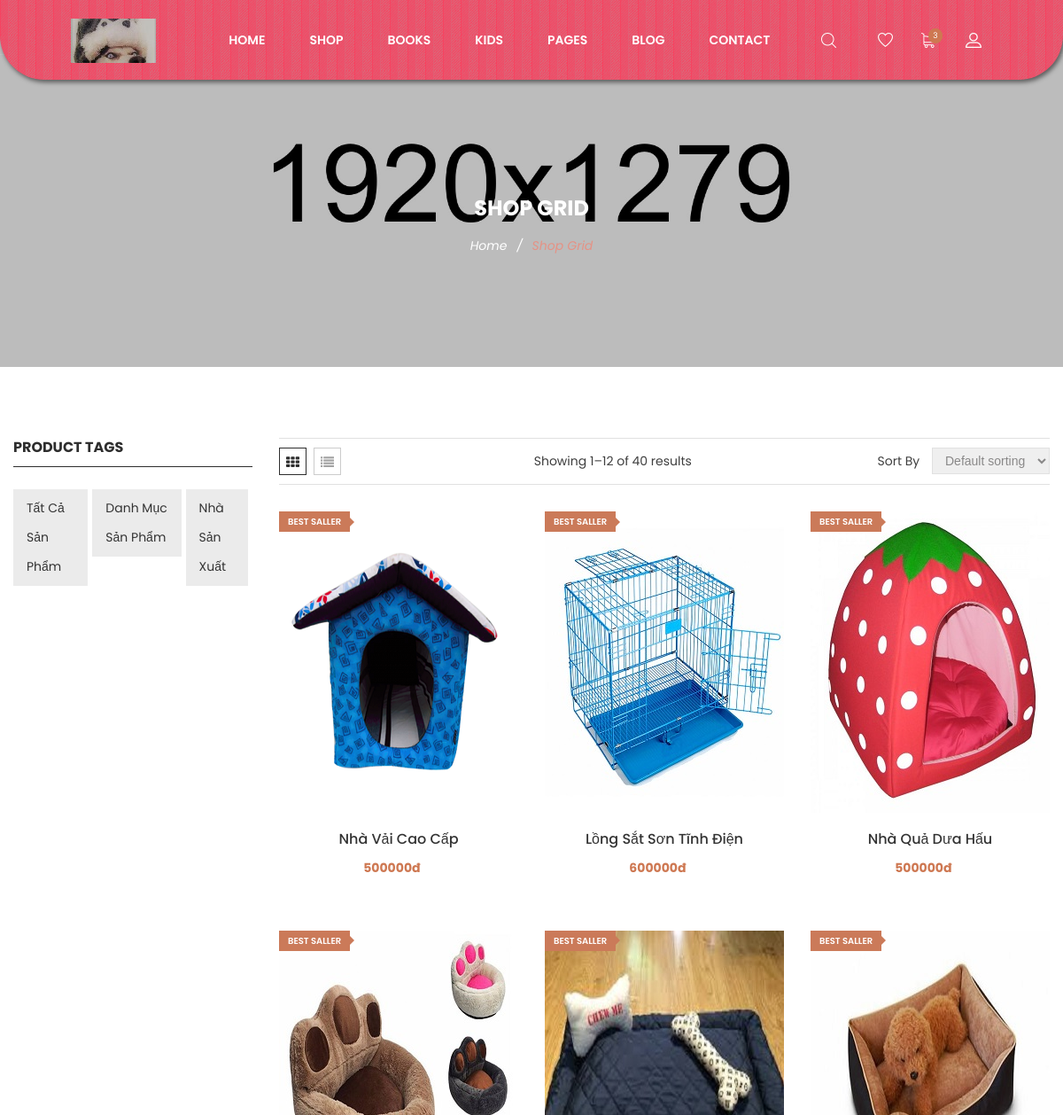
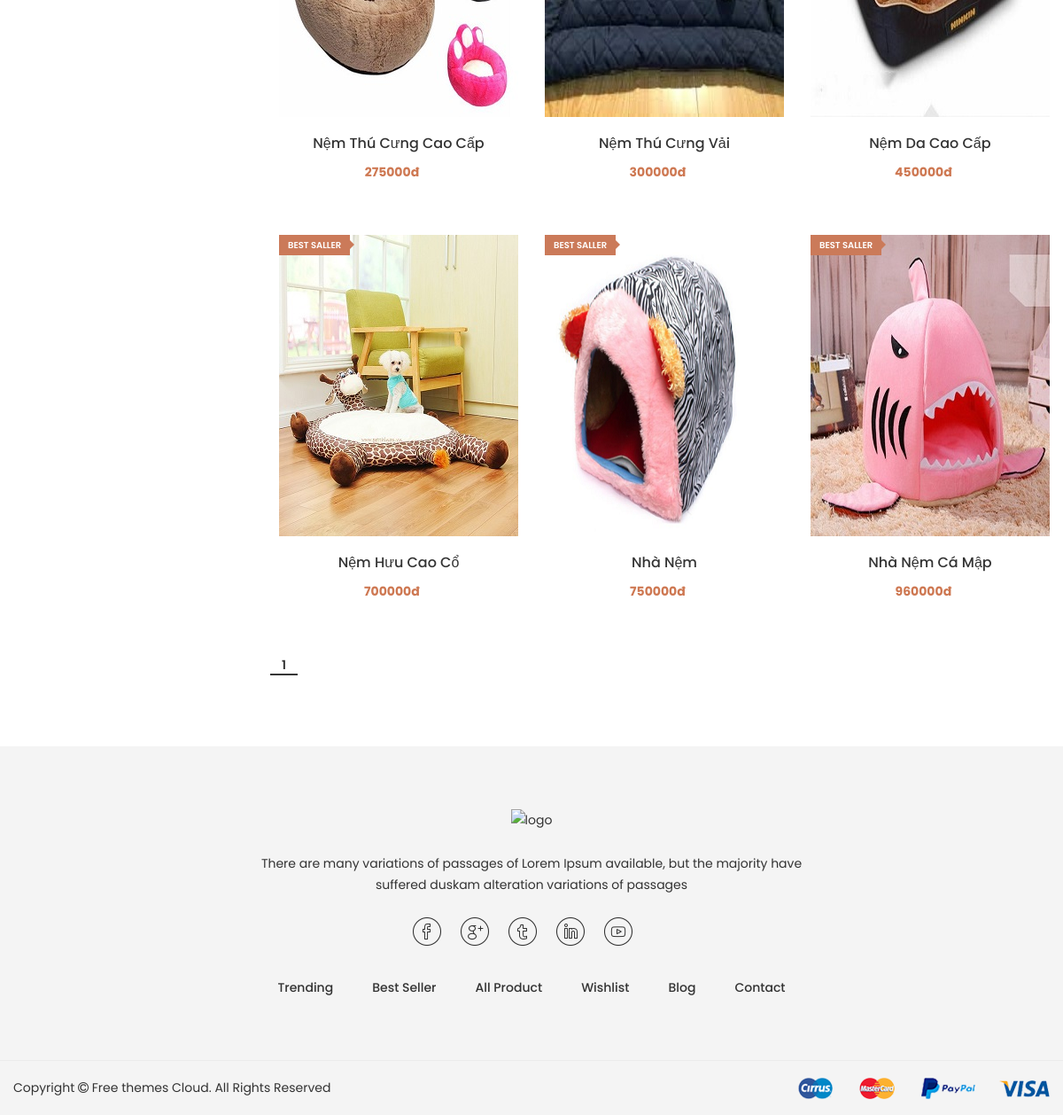
The app's page /cacdanhmuc.php?ID=1 with its own data (2 pictures, top to bottom).
### tables this page shows
CREATE TABLE `sanpham`  (
  `ID` int(11) NOT NULL AUTO_INCREMENT,
  `TenSP` varchar(255) NULL DEFAULT NULL,
  `LoaiSP` int(255) NULL DEFAULT NULL,
  `MoTa` text NULL,
  `NgayTao` date NULL DEFAULT NULL,
  `SoLuong` int(11) NULL DEFAULT NULL,
  `HinhAnh` varchar(50) NULL DEFAULT NULL,
  `XuatXu` varchar(50) NULL DEFAULT NULL,
  `MaNSX` int(11) NULL DEFAULT NULL,
  `Gia` float NULL DEFAULT NULL,
  `LuotXem` int(10) UNSIGNED ZEROFILL NULL DEFAULT 0000000000,
  `TinhTrang` varchar(255) NULL DEFAULT NULL,
  PRIMARY KEY (`ID`) USING BTREE,
  INDEX `MaNSX`(`MaNSX`) USING BTREE,
  INDEX `LoaiSP`(`LoaiSP`) USING BTREE
);

### config.php (called while the page is built, shortened)
<?php
function load($sql) {
	$cn = new mysqli(HOST, UID, PWD, DB);
	$cn->query("set names 'utf8'");
    $rs = $cn->query($sql);
	return $rs;
}

### cacdanhmuc.php (the view, shortened to what this page needs)
<!doctype html>
<html class="no-js" lang="zxx">
<head>
	<link rel="stylesheet" href="css/bootstrap.min.css">
	<link rel="stylesheet" href="css/plugins.css">
	<link rel="stylesheet" href="style.css">
   <link rel="stylesheet" href="css/custom.css">
</head>
<body>
	<?php
	require_once 'config.php';
if(isset($_GET["ID"]))
{
	$maLoai=$_GET["ID"];
}
?>
	<div class="wrapper" id="wrapper">
		<header id="wn__header" class="oth-page header__area header__absolute sticky__header">
			<div class="container-fluid">
				<div class="row">
					<div class="col-md-4 col-sm-4 col-7 col-lg-2">
						<div class="logo">
							<a href="index.html">
								<img src="images/logo/logo.png" alt="logo images">
							</a>
						</div>
					</div>
					<div class="col-lg-8 d-none d-lg-block">
						<nav class="mainmenu__nav">
							<ul class="meninmenu d-flex justify-content-start">
								<li class="drop with--one--item"><a href="index.html">Home</a></li>
								<li class="drop"><a href="#">Shop</a>
								</li>
								<li class="drop"><a href="shop-grid.html">Books</a>
								</li>
								<li class="drop"><a href="shop-grid.html">Kids</a>
								</li>
								<li class="drop"><a href="#">Pages</a>
								</li>
								<li class="drop"><a href="blog.html">Blog</a>
								</li>
								<li><a href="contact.html">Contact</a></li>
							</ul>
						</nav>
					</div>
					<div class="col-md-8 col-sm-8 col-5 col-lg-2">
						<ul class="header__sidebar__right d-flex justify-content-end align-items-center">
							<li class="shop_search"><a class="search__active" href="#"></a></li>
							<li class="wishlist"><a href="#"></a></li>
							<li class="shopcart"><a class="cartbox_active" href="#"><span class="product_qun">3</span></a>
							</li>
							<li class="setting__bar__icon"><a class="setting__active" href="#"></a>
							</li>
						</ul>
					</div>
				</div>
			</div>
		</header>
        <div class="ht__bradcaump__area bg-image--6">
            <div class="container">
                <div class="row">
                    <div class="col-lg-12">
                        <div class="bradcaump__inner text-center">
                        	<h2 class="bradcaump-title">Shop Grid</h2>
                            <nav class="bradcaump-content">
                              <a class="breadcrumb_item" href="index.html">Home</a>
                              <span class="brd-separetor">/</span>
                              <span class="breadcrumb_item active">Shop Grid</span>
                            </nav>
                        </div>
                    </div>
                </div>
            </div>
        </div>
        <div class="page-shop-sidebar left--sidebar bg--white section-padding--lg">
        	<div class="container">
        		<div class="row">
        			<div class="col-lg-3 col-12 order-2 order-lg-1 md-mt-40 sm-mt-40">
        				<div class="shop__sidebar">
        					<aside class="wedget__categories poroduct--tag">
        						<h3 class="wedget__title">Product Tags</h3>
        						<ul class="meninmenu d-flex justify-content-start">
								<li class="drop with--one--item"><a href="tatca.php">Tất cả sản phẩm </a></li>
								<li class="drop"><a href="tatca.php">Danh Mục sản phẩm </a>
								</li>
								<li class="drop"><a href="tatca.php">Nhà sản xuất</a>
								</li>
							</ul>
        					</aside>
        				</div>
        			</div>
        			<div class="col-lg-9 col-12 order-1 order-lg-2">
        				<div class="row">
        					<div class="col-lg-12">
								<div class="shop__list__wrapper d-flex flex-wrap flex-md-nowrap justify-content-between">
									<div class="shop__list nav justify-content-center" role="tablist">
			                            <a class="nav-item nav-link active" data-toggle="tab" href="#nav-grid" role="tab"><i class="fa fa-th"></i></a>
			                            <a class="nav-item nav-link" data-toggle="tab" href="#nav-list" role="tab"><i class="fa fa-list"></i></a>
			                        </div>
			                        <p>Showing 1–12 of 40 results</p>
			                        <div class="orderby__wrapper">
			                        	<span>Sort By</span>
			                        	<select class="shot__byselect">
			                        		<option>Default sorting</option>
			                        	</select>
			                        </div>
		                        </div>
        					</div>
        				</div>
        				<div class="tab__container">
	        				<div class="shop-grid tab-pane fade show active" id="nav-grid" role="tabpanel">
	        					<div class="row">
<?php
require_once 'config.php';
 $rowperpage=9;
   $curpage=1;
   $offset=($curpage-1)*$rowperpage;
     $sqlTagPro = "select * from sanpham s where s.LoaiSP = '$maLoai' LIMIT $offset, $rowperpage";
$rsTagPro = load($sqlTagPro);
									while($data = $rsTagPro->fetch_object())
									 {
				        			?>
		        					<div class="product product__style--3 col-lg-4 col-md-4 col-sm-6 col-12">
			        					<div class="product__thumb">
											 <a class="first__img" href="product_detail.php?id=<?php echo $data->ID; ?>"><img src="<?php echo $data->HinhAnh; ?>" alt="product image"></a>
											<div class="hot__box">
												<span class="hot-label">BEST SALLER</span>
											</div>
										</div>
										<div class="product__content content--center">
											<h4><a href="product_detail.php?id=<?php echo $data->ID; ?>"><?php echo $data->TenSP; ?></a></h4>
											<ul class="prize d-flex">
												<li><?php echo $data->Gia; ?>đ</li>
											</ul>
										</div>
		        					</div>
		        				<?php  }
        		        				 $sql="select count(*) from sanpham  s where s.LoaiSP = '$maLoai' ";
	$rs=load($sql);
	$row = mysqli_fetch_array($rs);
	  $number_of_rows=$row[0];
	  $number_of_pages=ceil($number_of_rows/$rowperpage);
	  ?>
	  <center>
	   <ul class="wn__pagination" >
	    <?php
	    for($page=1;$page<=$number_of_pages;$page++)
		{
			?>
			 <li class="active"> <?php echo "<a href='cacdanhmuc.php?page=".$page."'>".$page."</a>"; ?></li>
			<?php
		}
        ?>
    </ul>
    </center>
	        					</div>
	        				</div>
        				</div>
        			</div>
        		</div>
        	</div>
        </div>
    </div>
		<footer id="wn__footer" class="footer__area bg__cat--8 brown--color">
			<div class="footer-static-top">
				<div class="container">
					<div class="row">
						<div class="col-lg-12">
							<div class="footer__widget footer__menu">
								<div class="ft__logo">
									<a href="index.html">
										<img src="images/logo/3.png" alt="logo">
									</a>
									<p>There are many variations of passages of Lorem Ipsum available, but the majority have suffered duskam alteration variations of passages</p>
								</div>
								<div class="footer__content">
									<ul class="social__net social__net--2 d-flex justify-content-center">
										<li><a href="#"><i class="bi bi-facebook"></i></a></li>
										<li><a href="#"><i class="bi bi-google"></i></a></li>
										<li><a href="#"><i class="bi bi-twitter"></i></a></li>
										<li><a href="#"><i class="bi bi-linkedin"></i></a></li>
										<li><a href="#"><i class="bi bi-youtube"></i></a></li>
									</ul>
									<ul class="mainmenu d-flex justify-content-center">
										<li><a href="index.html">Trending</a></li>
										<li><a href="index.html">Best Seller</a></li>
										<li><a href="index.html">All Product</a></li>
										<li><a href="index.html">Wishlist</a></li>
										<li><a href="index.html">Blog</a></li>
										<li><a href="index.html">Contact</a></li>
									</ul>
								</div>
							</div>
						</div>
					</div>
				</div>
			</div>
			<div class="copyright__wrapper">
				<div class="container">
					<div class="row">
						<div class="col-lg-6 col-md-6 col-sm-12">
							<div class="copyright">
								<div class="copy__right__inner text-left">
									<p>Copyright <i class="fa fa-copyright"></i> <a href="https://freethemescloud.com/">Free themes Cloud.</a> All Rights Reserved</p>
								</div>
							</div>
						</div>
						<div class="col-lg-6 col-md-6 col-sm-12">
							<div class="payment text-right">
								<img src="images/icons/payment.png" alt="" />
							</div>
						</div>
					</div>
				</div>
			</div>
		</footer>
	</body>
	</html>

### css/custom.css (style rules this page uses)
.shop_search { margin-right:15px; }

### records on screen
sanpham: HinhAnh (picture), TenSP "Nhà Vải Cao Cấp", Gia "500000"
sanpham: HinhAnh (picture), TenSP "Lồng Sắt Sơn Tĩnh Điện", Gia "600000"
sanpham: HinhAnh (picture), TenSP "Nhà Quả Dưa Hấu", Gia "500000"
sanpham: HinhAnh (picture), TenSP "Nệm Thú Cưng Cao Cấp", Gia "275000"
sanpham: HinhAnh (picture), TenSP "Nệm Thú Cưng Vải", Gia "300000"
sanpham: HinhAnh (picture), TenSP "Nệm Da Cao Cấp", Gia "450000"
sanpham: HinhAnh (picture), TenSP "Nệm Hưu Cao Cổ", Gia "700000"
sanpham: HinhAnh (picture), TenSP "Nhà Nệm", Gia "750000"
sanpham: HinhAnh (picture), TenSP "Nhà Nệm Cá Mập", Gia "960000"
